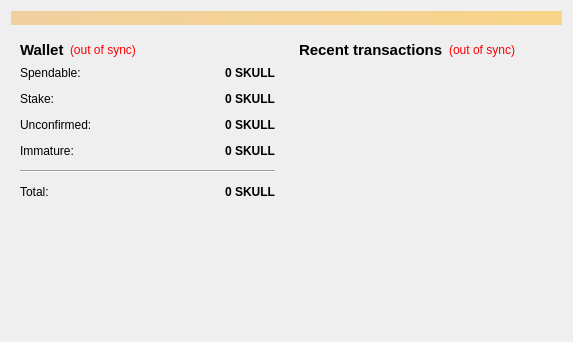
<?xml version="1.0" encoding="UTF-8"?>
<ui version="4.0">
 <class>OverviewPage</class>
 <widget class="QWidget" name="OverviewPage">
  <property name="geometry">
   <rect>
    <x>0</x>
    <y>0</y>
    <width>573</width>
    <height>342</height>
   </rect>
  </property>
  <property name="windowTitle">
   <string>Form</string>
  </property>
  <layout class="QVBoxLayout" name="topLayout">
   <item>
    <widget class="QLabel" name="labelAlerts">
     <property name="visible">
      <bool>false</bool>
     </property>
     <property name="styleSheet">
      <string notr="true">background-color: qlineargradient(x1: 0, y1: 0, x2: 1, y2: 0, stop:0 #F0D0A0, stop:1 #F8D488);  color:#000000
</string>
     </property>
     <property name="wordWrap">
      <bool>true</bool>
     </property>
     <property name="margin">
      <number>3</number>
     </property>
    </widget>
   </item>
   <item>
    <layout class="QHBoxLayout" name="horizontalLayout" stretch="1,1">
     <item>
      <layout class="QVBoxLayout" name="verticalLayout_2">
       <item>
        <widget class="QWidget" name="widget" native="true">
         <layout class="QVBoxLayout" name="verticalLayout_4">
          <item>
           <layout class="QHBoxLayout" name="horizontalLayout_4">
            <item>
             <widget class="QLabel" name="label_5">
              <property name="font">
               <font>
                <pointsize>11</pointsize>
                <weight>75</weight>
                <bold>true</bold>
               </font>
              </property>
              <property name="text">
               <string>Wallet</string>
              </property>
             </widget>
            </item>
            <item>
             <widget class="QLabel" name="labelWalletStatus">
              <property name="toolTip">
               <string>The displayed information may be out of date. Your wallet automatically synchronizes with the SkullCash network after a connection is established, but this process has not completed yet.</string>
              </property>
              <property name="styleSheet">
               <string notr="true">QLabel { color: red; }</string>
              </property>
              <property name="text">
               <string notr="true">(out of sync)</string>
              </property>
              <property name="alignment">
               <set>Qt::AlignLeading|Qt::AlignLeft|Qt::AlignVCenter</set>
              </property>
             </widget>
            </item>
            <item>
             <spacer name="horizontalSpacer_2">
              <property name="orientation">
               <enum>Qt::Horizontal</enum>
              </property>
              <property name="sizeHint" stdset="0">
               <size>
                <width>40</width>
                <height>20</height>
               </size>
              </property>
             </spacer>
            </item>
           </layout>
          </item>
          <item>
           <layout class="QFormLayout" name="formLayout_2">
            <property name="fieldGrowthPolicy">
             <enum>QFormLayout::AllNonFixedFieldsGrow</enum>
            </property>
            <property name="horizontalSpacing">
             <number>12</number>
            </property>
            <property name="verticalSpacing">
             <number>12</number>
            </property>
            <item row="0" column="0">
             <widget class="QLabel" name="label">
              <property name="text">
               <string>Spendable:</string>
              </property>
             </widget>
            </item>
            <item row="0" column="1">
             <widget class="QLabel" name="labelBalance">
              <property name="font">
               <font>
                <weight>75</weight>
                <bold>true</bold>
               </font>
              </property>
              <property name="cursor">
               <cursorShape>IBeamCursor</cursorShape>
              </property>
              <property name="toolTip">
               <string>Your current spendable balance</string>
              </property>
              <property name="text">
               <string notr="true">0 SKULL</string>
              </property>
              <property name="alignment">
               <set>Qt::AlignRight|Qt::AlignTrailing|Qt::AlignVCenter</set>
              </property>
              <property name="textInteractionFlags">
               <set>Qt::LinksAccessibleByMouse|Qt::TextSelectableByKeyboard|Qt::TextSelectableByMouse</set>
              </property>
             </widget>
            </item>
            <item row="1" column="0">
             <widget class="QLabel" name="label_6">
              <property name="text">
               <string>Stake:</string>
              </property>
             </widget>
            </item>
            <item row="1" column="1">
             <widget class="QLabel" name="labelStake">
              <property name="font">
               <font>
                <weight>75</weight>
                <bold>true</bold>
               </font>
              </property>
              <property name="cursor">
               <cursorShape>IBeamCursor</cursorShape>
              </property>
              <property name="toolTip">
               <string>Total of coins that was staked, and do not yet count toward the current balance</string>
              </property>
              <property name="text">
               <string notr="true">0 SKULL</string>
              </property>
              <property name="alignment">
               <set>Qt::AlignRight|Qt::AlignTrailing|Qt::AlignVCenter</set>
              </property>
              <property name="textInteractionFlags">
               <set>Qt::LinksAccessibleByMouse|Qt::TextSelectableByKeyboard|Qt::TextSelectableByMouse</set>
              </property>
             </widget>
            </item>
            <item row="2" column="0">
             <widget class="QLabel" name="label_3">
              <property name="text">
               <string>Unconfirmed:</string>
              </property>
             </widget>
            </item>
            <item row="2" column="1">
             <widget class="QLabel" name="labelUnconfirmed">
              <property name="font">
               <font>
                <weight>75</weight>
                <bold>true</bold>
               </font>
              </property>
              <property name="cursor">
               <cursorShape>IBeamCursor</cursorShape>
              </property>
              <property name="toolTip">
               <string>Total of transactions that have yet to be confirmed, and do not yet count toward the current balance</string>
              </property>
              <property name="text">
               <string notr="true">0 SKULL</string>
              </property>
              <property name="alignment">
               <set>Qt::AlignRight|Qt::AlignTrailing|Qt::AlignVCenter</set>
              </property>
              <property name="textInteractionFlags">
               <set>Qt::LinksAccessibleByMouse|Qt::TextSelectableByKeyboard|Qt::TextSelectableByMouse</set>
              </property>
             </widget>
            </item>
            <item row="3" column="0">
             <widget class="QLabel" name="labelImmatureText">
              <property name="text">
               <string>Immature:</string>
              </property>
             </widget>
            </item>
            <item row="3" column="1">
             <widget class="QLabel" name="labelImmature">
              <property name="font">
               <font>
                <weight>75</weight>
                <bold>true</bold>
               </font>
              </property>
              <property name="toolTip">
               <string>Mined balance that has not yet matured</string>
              </property>
              <property name="text">
               <string notr="true">0 SKULL</string>
              </property>
              <property name="alignment">
               <set>Qt::AlignRight|Qt::AlignTrailing|Qt::AlignVCenter</set>
              </property>
              <property name="textInteractionFlags">
               <set>Qt::LinksAccessibleByMouse|Qt::TextSelectableByKeyboard|Qt::TextSelectableByMouse</set>
              </property>
             </widget>
            </item>
            <item row="4" column="0" colspan="2">
             <widget class="Line" name="line">
              <property name="orientation">
               <enum>Qt::Horizontal</enum>
              </property>
             </widget>
            </item>
            <item row="5" column="0">
             <widget class="QLabel" name="labelTotalText">
              <property name="text">
               <string>Total:</string>
              </property>
             </widget>
            </item>
            <item row="5" column="1">
             <widget class="QLabel" name="labelTotal">
              <property name="font">
               <font>
                <weight>75</weight>
                <bold>true</bold>
               </font>
              </property>
              <property name="cursor">
               <cursorShape>IBeamCursor</cursorShape>
              </property>
              <property name="toolTip">
               <string>Your current total balance</string>
              </property>
              <property name="text">
               <string notr="true">0 SKULL</string>
              </property>
              <property name="alignment">
               <set>Qt::AlignRight|Qt::AlignTrailing|Qt::AlignVCenter</set>
              </property>
              <property name="textInteractionFlags">
               <set>Qt::LinksAccessibleByMouse|Qt::TextSelectableByKeyboard|Qt::TextSelectableByMouse</set>
              </property>
             </widget>
            </item>
           </layout>
          </item>
         </layout>
        </widget>
       </item>
       <item>
        <spacer name="verticalSpacer">
         <property name="orientation">
          <enum>Qt::Vertical</enum>
         </property>
         <property name="sizeHint" stdset="0">
          <size>
           <width>20</width>
           <height>40</height>
          </size>
         </property>
        </spacer>
       </item>
      </layout>
     </item>
     <item>
      <layout class="QVBoxLayout" name="verticalLayout_3">
       <item>
        <widget class="QWidget" name="widget_2" native="true">
         <layout class="QVBoxLayout" name="verticalLayout">
          <item>
           <layout class="QHBoxLayout" name="horizontalLayout_2">
            <item>
             <widget class="QLabel" name="label_4">
              <property name="font">
               <font>
                <pointsize>11</pointsize>
                <weight>75</weight>
                <bold>true</bold>
               </font>
              </property>
              <property name="text">
               <string>&lt;b&gt;Recent transactions&lt;/b&gt;</string>
              </property>
             </widget>
            </item>
            <item>
             <widget class="QLabel" name="labelTransactionsStatus">
              <property name="toolTip">
               <string>The displayed information may be out of date. Your wallet automatically synchronizes with the SkullCash network after a connection is established, but this process has not completed yet.</string>
              </property>
              <property name="styleSheet">
               <string notr="true">QLabel { color: red; }</string>
              </property>
              <property name="text">
               <string notr="true">(out of sync)</string>
              </property>
              <property name="alignment">
               <set>Qt::AlignRight|Qt::AlignTrailing|Qt::AlignVCenter</set>
              </property>
             </widget>
            </item>
            <item>
             <spacer name="horizontalSpacer">
              <property name="orientation">
               <enum>Qt::Horizontal</enum>
              </property>
              <property name="sizeHint" stdset="0">
               <size>
                <width>40</width>
                <height>20</height>
               </size>
              </property>
             </spacer>
            </item>
           </layout>
          </item>
          <item>
           <widget class="QListView" name="listTransactions">
            <property name="styleSheet">
             <string notr="true">QListView { background: transparent; }</string>
            </property>
            <property name="frameShape">
             <enum>QFrame::NoFrame</enum>
            </property>
            <property name="verticalScrollBarPolicy">
             <enum>Qt::ScrollBarAlwaysOff</enum>
            </property>
            <property name="horizontalScrollBarPolicy">
             <enum>Qt::ScrollBarAlwaysOff</enum>
            </property>
            <property name="selectionMode">
             <enum>QAbstractItemView::NoSelection</enum>
            </property>
           </widget>
          </item>
         </layout>
        </widget>
       </item>
      </layout>
     </item>
    </layout>
   </item>
  </layout>
 </widget>
 <resources/>
 <connections/>
</ui>
